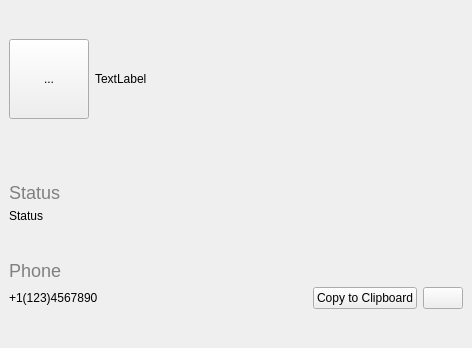
<?xml version="1.0" encoding="UTF-8"?>
<ui version="4.0">
 <class>ContactInfoWindow</class>
 <widget class="QMainWindow" name="ContactInfoWindow">
  <property name="geometry">
   <rect>
    <x>0</x>
    <y>0</y>
    <width>472</width>
    <height>348</height>
   </rect>
  </property>
  <property name="windowTitle">
   <string>Contact Info</string>
  </property>
  <widget class="QWidget" name="centralwidget">
   <layout class="QVBoxLayout" name="verticalLayout">
    <item>
     <spacer name="verticalSpacer_4">
      <property name="orientation">
       <enum>Qt::Vertical</enum>
      </property>
      <property name="sizeHint" stdset="0">
       <size>
        <width>20</width>
        <height>40</height>
       </size>
      </property>
     </spacer>
    </item>
    <item>
     <layout class="QHBoxLayout" name="horizontalLayout">
      <item>
       <widget class="QToolButton" name="contactPhotoButton">
        <property name="minimumSize">
         <size>
          <width>80</width>
          <height>80</height>
         </size>
        </property>
        <property name="maximumSize">
         <size>
          <width>16777215</width>
          <height>16777215</height>
         </size>
        </property>
        <property name="text">
         <string>...</string>
        </property>
        <property name="iconSize">
         <size>
          <width>64</width>
          <height>64</height>
         </size>
        </property>
       </widget>
      </item>
      <item>
       <widget class="QLabel" name="contactNameLabel">
        <property name="text">
         <string>TextLabel</string>
        </property>
       </widget>
      </item>
     </layout>
    </item>
    <item>
     <widget class="QLabel" name="messageLabel">
      <property name="styleSheet">
       <string notr="true">font-size:18px;color:gray</string>
      </property>
      <property name="text">
       <string/>
      </property>
     </widget>
    </item>
    <item>
     <spacer name="verticalSpacer">
      <property name="orientation">
       <enum>Qt::Vertical</enum>
      </property>
      <property name="sizeHint" stdset="0">
       <size>
        <width>20</width>
        <height>40</height>
       </size>
      </property>
     </spacer>
    </item>
    <item>
     <widget class="QLabel" name="label_3">
      <property name="styleSheet">
       <string notr="true">font-size:18px;color:gray</string>
      </property>
      <property name="text">
       <string>Status</string>
      </property>
     </widget>
    </item>
    <item>
     <widget class="QLabel" name="statusLabel">
      <property name="text">
       <string>Status</string>
      </property>
      <property name="wordWrap">
       <bool>true</bool>
      </property>
     </widget>
    </item>
    <item>
     <spacer name="verticalSpacer_2">
      <property name="orientation">
       <enum>Qt::Vertical</enum>
      </property>
      <property name="sizeHint" stdset="0">
       <size>
        <width>20</width>
        <height>40</height>
       </size>
      </property>
     </spacer>
    </item>
    <item>
     <widget class="QLabel" name="label_4">
      <property name="styleSheet">
       <string notr="true">font-size:18px;color:gray</string>
      </property>
      <property name="text">
       <string>Phone</string>
      </property>
     </widget>
    </item>
    <item>
     <layout class="QHBoxLayout" name="horizontalLayout_2">
      <item>
       <widget class="QLabel" name="phoneNumberLabel">
        <property name="text">
         <string>+1(123)4567890</string>
        </property>
       </widget>
      </item>
      <item>
       <spacer name="horizontalSpacer">
        <property name="orientation">
         <enum>Qt::Horizontal</enum>
        </property>
        <property name="sizeHint" stdset="0">
         <size>
          <width>40</width>
          <height>20</height>
         </size>
        </property>
       </spacer>
      </item>
      <item>
       <widget class="QPushButton" name="copyButton">
        <property name="text">
         <string>Copy to Clipboard</string>
        </property>
       </widget>
      </item>
      <item>
       <widget class="QPushButton" name="dialButton">
        <property name="text">
         <string/>
        </property>
        <property name="icon">
         <iconset>
          <normaloff>../../../../../../../../../../usr/share/icons/hicolor/48x48/hildon/general_call.png</normaloff>../../../../../../../../../../usr/share/icons/hicolor/48x48/hildon/general_call.png</iconset>
        </property>
       </widget>
      </item>
     </layout>
    </item>
    <item>
     <spacer name="verticalSpacer_3">
      <property name="orientation">
       <enum>Qt::Vertical</enum>
      </property>
      <property name="sizeHint" stdset="0">
       <size>
        <width>20</width>
        <height>40</height>
       </size>
      </property>
     </spacer>
    </item>
   </layout>
  </widget>
 </widget>
 <resources/>
 <connections/>
</ui>
